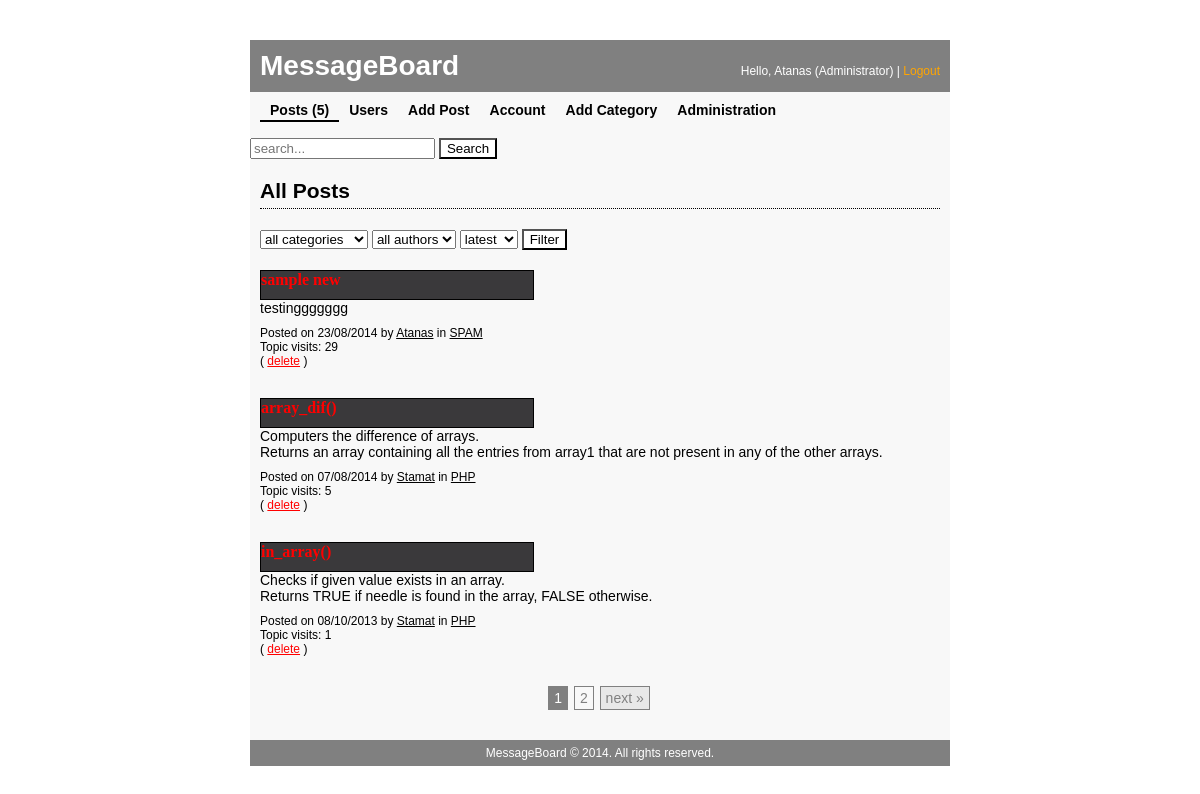
Screenshot of /Teamwork-Stoyan/posts.php (signed in) with the database file from the repository.
### tables this page shows
CREATE TABLE IF NOT EXISTS `access_levels` (
  `access_lvl` tinyint(4) NOT NULL AUTO_INCREMENT,
  `access_name` varchar(50) NOT NULL,
  PRIMARY KEY (`access_lvl`)
);

CREATE TABLE IF NOT EXISTS `messages` (
  `message_id` int(11) NOT NULL AUTO_INCREMENT,
  `category_id` int(11) NOT NULL,
  `author_id` int(11) NOT NULL,
  `date_published` datetime NOT NULL,
  `title` varchar(50) NOT NULL,
  `body` varchar(250) NOT NULL,
  `tags` varchar(250) NOT NULL,
  `views_count` int(11) NOT NULL,
  PRIMARY KEY (`message_id`)
);

CREATE TABLE IF NOT EXISTS `users` (
  `user_id` int(11) NOT NULL AUTO_INCREMENT,
  `name` varchar(50) NOT NULL,
  `passwd` varchar(255) NOT NULL,
  `activity` varchar(50) NOT NULL DEFAULT '0',
  `access_lvl` tinyint(4) NOT NULL DEFAULT '1',
  PRIMARY KEY (`user_id`),
  UNIQUE KEY `name` (`name`)
);

CREATE TABLE IF NOT EXISTS `categories` (
  `category_id` int(11) NOT NULL AUTO_INCREMENT,
  `category_name` varchar(50) NOT NULL,
  PRIMARY KEY (`category_id`),
  UNIQUE KEY `category_name` (`category_name`)
);

### Teamwork-Stoyan/posts.php (the view, shortened to what this page needs)
<?php
require 'includes/connection.php';
require 'includes/functions.php';
require 'includes/header.php';
?>
<h2>All Posts</h2>
<div id="filter-form">
    <form method="POST" action="processing/manage-filter.php" role="form">
        <select name="category">
            <option value="all">all categories</option>
        </select>
        <select name="author">
            <option value="all">all authors</option>
        </select>
        <select name="sort">
            <option value="desc">latest</option>
        </select>
        <input type="submit" value="Filter" name="filter" />
    </form>
</div>
<?php
$filterForPagination = '';
if ((isset($_GET['sort']) && $_GET['sort'] == 'asc')) {
    $orderBy = "ORDER BY msg.date_published ASC";
    $filterForPagination .= '&sort=' . $_GET['sort'];
} else if (isset($_GET['sort']) && $_GET['sort'] == 'desc') {
    $orderBy = "ORDER BY msg.date_published DESC";
    $filterForPagination .= '&sort=' . $_GET['sort'];
} else {
    $orderBy = "ORDER BY msg.date_published DESC";
}
$finalFilter = '';
if (isset($_GET['page'])) {
    $page = (int) $_GET['page'];
} else {
    $page = 1;
}
$ofset = ($page * POSTS_PER_PAGE) - POSTS_PER_PAGE;
$sql = "
    SELECT *
    FROM `messages` AS msg
    LEFT JOIN `categories` AS cat
    ON msg.category_id = cat.category_id
    LEFT JOIN `users` AS usr
    ON msg.author_id = usr.user_id
    " . $finalFilter . "
    " . $orderBy . "
    LIMIT " . $ofset . ", " . POSTS_PER_PAGE . "
";
$query = mysqli_query($connection, $sql);
$countFilteredPosts = $query->num_rows;
$sqlWithoutLimit = "
    SELECT *
    FROM `messages` AS msg
    LEFT JOIN `categories` AS cat
    ON msg.category_id = cat.category_id
    LEFT JOIN `users` AS usr
    ON msg.author_id = usr.user_id
    " . $finalFilter . "
";
$queryWithoutLimit = mysqli_query($connection, $sqlWithoutLimit);
$countFilteredPostsWithoutLimit = $queryWithoutLimit->num_rows;
?>
<?php while ($row = $query->fetch_assoc()) { ?>
    <?php
    $messageId = $row['message_id'];
    $categoryId = $row['category_id'];
    $categoryName = $row['category_name'];
    $authorId = $row['author_id'];
    $authorName = $row['name'];
    $datePublished = date('d/m/Y', strtotime($row['date_published']));
    $title = $row['title'];
    $visitsCount2 = $row['views_count'];
    $body = nl2br($row['body']);
    ?>
    <article class="post">
        <header class="post-header">
            <a href="post.php?id=<?php echo $messageId; ?>"><h1><?php echo $title; ?></h1></a>
        </header>
        <div class="post-body">
            <p><?php echo $body; ?></p>
        </div>
        <footer class="post-footer">
            Posted on <?php echo $datePublished; ?> by
            <a href="posts.php?author=<?php echo $authorId; ?>" title="Posts by <?php echo $authorName; ?>"><?php echo $authorName; ?></a>
            in <a href="posts.php?cat=<?php echo $categoryId; ?>" title="View all posts in <?php echo $categoryName; ?>"><?php echo $categoryName; ?></a>
            <?php if ($countAllPosts > 0 && $countFilteredPosts > 0) { ?>
                <div class="counterVisits">
                    <?php echo '<span>' . 'Topic visits: ' . $visitsCount2 . '</span>' ?>
                </div>
            <?php } ?>
            <?php if ($_SESSION['accessLevel'] > 1) { ?>
                ( <a class="delete" href="processing/delete.php?post=<?php echo $messageId; ?>" title="Delete this post">delete</a> )
            <?php } ?>
        </footer>
    </article>
<?php } ?>
<?php if ($countAllPosts == 0) { ?>
    <div class="no-posts">
        Currently there are no posts. Be the one to make first post
        <a title="Add Post" href="add-post.php">here</a>.
    </div>
<?php } else if ($countAllPosts > 0 && $countFilteredPosts == 0) { ?>
    <div class="no-posts">
        There are no posts for your filter criterion.
    </div>
<?php } else if ($countFilteredPostsWithoutLimit > POSTS_PER_PAGE) {
     require 'includes/pagination.php';
}
require 'includes/footer.php';

### Teamwork-Stoyan/includes/header.php (shortened to what this page needs)
<?php
if (existLoggedUser()) {
    $username = $_SESSION['username'];
}
?>
<!DOCTYPE html>
<html>
    <head>
        <title><?php printf('%s | %s', $pageTitle, APPLICATION_NAME); ?></title>
        <link rel="stylesheet" href="css/style.css" />
    </head>
    <body>
        <div id="wrapper">
            <header id="header">
                <h1 id="logo">
                    <a href="index.php"><?php echo APPLICATION_NAME ?></a>
                </h1>
                <?php if (existLoggedUser()) { ?>
                    <div id="hello-user">
                        <p>Hello, <?php echo $username . ' ' . printAccessLevelName($connection, $_SESSION['accessLevel']); ?> | <a href="processing/logout.php">Logout</a></p>
                    </div>
                <?php } ?>
            </header>
            <?php if (existLoggedUser()) { ?>
                <?php $countAllPosts = countAllPosts($connection); ?>
                <nav id="main-nav" role="navigation">
                    <ul>
                        <li>
                            <a <?php checkForCurrentPage($pageTitle, 'Posts') ?> href="posts.php">Posts (<?php echo $countAllPosts; ?>)</a>
                        </li>
						<li>
                            <a <?php checkForCurrentPage($pageTitle, 'Users') ?> href="users.php">Users</a>
                        </li>
                        <li>
                            <a <?php checkForCurrentPage($pageTitle, 'Add Post') ?> href="add-post.php">Add Post</a>
                        </li>
                        <li>
                            <a <?php checkForCurrentPage($pageTitle, 'Account') ?> href="account.php">Account</a>
                        </li>
                        <?php if($_SESSION['accessLevel'] > 1) { ?>
                        <li>
                            <a <?php checkForCurrentPage($pageTitle, 'Add Category') ?> href="add-category.php">Add Category</a>
                        </li>
                        <?php } ?>
                        <?php if($_SESSION['accessLevel'] > 2) { ?>
                        <li>
                            <a <?php checkForCurrentPage($pageTitle, 'Administration') ?> href="administration.php">Administration</a>
                        </li>
                        <?php } ?>
                    </ul>
                </nav>
            <?php } ?>
			<br>
			<div id="search-box">
                    <form method="POST" action="search.php" role="form">
                        <input type="text" name="searchText" placeholder="search..." required />
                        <input type="submit" name="search" value="Search" />
                    </form>
                </div>
            <div id="content">

### Teamwork-Stoyan/includes/functions.php (shortened to what this page needs)
<?php
function existLoggedUser() {
    if (isset($_SESSION['isLogged']) && $_SESSION['isLogged'] == true) {
        return true;
    } else {
        return false;
    }
}
function printAccessLevelName($connection, $accessLevel) {
    $sql = "SELECT * FROM access_levels";
    $query = mysqli_query($connection, $sql);
    while ($row = $query->fetch_assoc()) {
        if ($accessLevel == $row['access_lvl'] && $accessLevel != 1) {
            return '(' . $row['access_name'] . ')';
        }
    }
}
function checkForCurrentPage($pageTitle, $currentLink) {
    if ($pageTitle == $currentLink) {
        echo 'class="current"';
    }
}
function countAllPosts($connection) {
    $sql = "SELECT COUNT(*)
            FROM `messages`";
    $query = mysqli_query($connection, $sql);
    $row = $query->fetch_assoc();
    return $row['COUNT(*)'];
}

### Teamwork-Stoyan/includes/pagination.php (shortened to what this page needs)
<div id="pagination">
    <ul>
        <?php $countAllPages = ceil($countFilteredPostsWithoutLimit / POSTS_PER_PAGE); ?>
        <?php for ($i = 1; $i <= $countAllPages; $i++) { ?>
            <li>
                <?php
                if ($page == $i) {
                    $currentPage = 'class="current-page"';
                } else {
                    $currentPage = '';
                }
                ?>
                <a <?php echo $currentPage; ?> href="posts.php?page=<?php echo $i, $filterForPagination; ?>" title="Go to page <?php echo $i; ?>">
                    <?php echo $i; ?>
                </a>
            </li>
        <?php } ?>
        <?php if ($page < $countAllPages) { ?>
            <li>
                <a class="pagination-arrow" href="posts.php?page=<?php echo ($page + 1), $filterForPagination; ?>" title="Next page">next &raquo;</a>
            </li>
        <?php } ?>
    </ul>
</div>

### Teamwork-Stoyan/includes/footer.php
            </div>
            <footer id="footer">
                <p><?php echo APPLICATION_NAME ?> &copy; <?php echo date('Y'); ?>. All rights reserved.</p>
            </footer>
        </div>
    </body>
</html>

### Teamwork-Stoyan/css/style.css (style rules this page uses)
header, footer, h1, h2, div, p, ul, li { margin: 0; padding: 0; }
ul, li { list-style: none; }
body { font-family: Arial,Helvetica,sans-serif; font-size: 14px; }
#wrapper { background-color: #f8f8f8; margin: 40px auto; width: 700px; }
h2 { border-bottom: 1px dotted #000; margin-bottom: 20px; padding: 20px 0 5px; }
input[type="submit"], input[type="reset"] { background-color: #fff; }
#header:after, #main-nav ul:after { clear: both; content: ""; display: block; height: 0; }
#header { background-color: #808080; color: #fff; padding: 10px; }
#logo { float: left; width: 200px; }
#logo a { color: #fff; text-decoration: none; }
#hello-user { font-size: 12px; float: right; padding-top: 14px; }
#hello-user a { color: orange; text-decoration: none; }
#main-nav { padding: 0 10px; }
#main-nav li { display: inline-block; float: left; }
#main-nav li a { border-bottom: 2px solid #f8f8f8; color: #000; display: block; font-weight: bold; padding: 10px 10px 2px; text-decoration: none; }
#main-nav li a.current { border-bottom: 2px solid #000; }
#content { padding: 0 10px 30px; }
#filter-form { margin-bottom: 20px; }
.post { margin-bottom: 30px; }
.post-header { padding-bottom: 10px; }
.post-header h1 { font-size: 16px; }
.post-body { padding-bottom: 10px; }
.post-footer { font-size: 12px; }
.post-footer .delete { color: #f00; }
.post-footer a { color: #000; }
#pagination { text-align: center; }
#pagination li { display: inline-block; margin-right: 2px; }
#pagination a { border: 1px solid #808080; color: #808080; display: block; padding: 3px 5px; text-decoration: none; }
#pagination a.current-page { background-color: #808080; color: #fff; }
#pagination a.pagination-arrow { background-color: #e8e8e8; }
.post > .post-header { border: 1px solid black; background: #3A393B; color: white; width: 40%; }
.post-header a { text-decoration: none; font-family: alien, Tahoma, Verdana; color: red; margin-top: 10%; }
#footer { background-color: #808080; color: #fff; font-size: 12px; padding: 6px; }
#footer p { text-align: center; }

### rows the page displays
access_levels: access_name "(Administrator)"
messages: body "testinggggggg", date_published "23/08/2014", author.name "Atanas", category.category_name "SPAM", views_count "29"
messages: body "Computers the difference of arrays. Returns an array containing all the entries from array1 that are not present in any of the other arrays.", date_published "07/08/2014", author.name "Stamat", category.category_name "PHP", views_count "5"
messages: body "Checks if given value exists in an array. Returns TRUE if needle is found in the array, FALSE otherwise.", date_published "08/10/2013", author.name "Stamat", category.category_name "PHP", views_count "1"

### other values shown
APPLICATION_NAME "MessageBoard"
$username "Atanas"
$countAllPosts "5"
